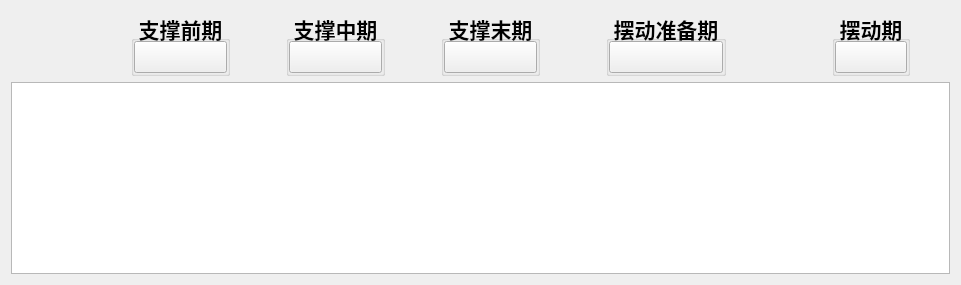
      <widget class="QWidget" name="tab_7">
       <attribute name="icon">
        <iconset>
         <selectedoff>:/icon/image/white.PNG</selectedoff>
         <selectedon>:/icon/image/red.PNG</selectedon>
        </iconset>
       </attribute>
       <attribute name="title">
        <string>Walk</string>
       </attribute>
       <layout class="QVBoxLayout" name="verticalLayout_8">
        <item>
         <layout class="QHBoxLayout" name="horizontalLayout_11">
          <item>
           <spacer name="horizontalSpacer_38">
            <property name="orientation">
             <enum>Qt::Horizontal</enum>
            </property>
            <property name="sizeType">
             <enum>QSizePolicy::Preferred</enum>
            </property>
            <property name="sizeHint" stdset="0">
             <size>
              <width>120</width>
              <height>20</height>
             </size>
            </property>
           </spacer>
          </item>
          <item>
           <widget class="QGroupBox" name="groupBox_33">
            <property name="enabled">
             <bool>true</bool>
            </property>
            <property name="font">
             <font>
              <family>Times New Roman</family>
              <pointsize>16</pointsize>
              <weight>75</weight>
              <bold>true</bold>
             </font>
            </property>
            <property name="styleSheet">
             <string notr="true"/>
            </property>
            <property name="title">
             <string>支撑前期</string>
            </property>
            <property name="alignment">
             <set>Qt::AlignCenter</set>
            </property>
            <property name="flat">
             <bool>true</bool>
            </property>
            <property name="checkable">
             <bool>false</bool>
            </property>
            <layout class="QGridLayout" name="gridLayout_33">
             <property name="sizeConstraint">
              <enum>QLayout::SetNoConstraint</enum>
             </property>
             <property name="leftMargin">
              <number>0</number>
             </property>
             <property name="topMargin">
              <number>0</number>
             </property>
             <property name="rightMargin">
              <number>0</number>
             </property>
             <property name="bottomMargin">
              <number>0</number>
             </property>
             <property name="verticalSpacing">
              <number>6</number>
             </property>
             <item row="0" column="0">
              <widget class="MyPushbutton" name="pushButton_2">
               <property name="text">
                <string/>
               </property>
              </widget>
             </item>
            </layout>
           </widget>
          </item>
          <item>
           <spacer name="horizontalSpacer_39">
            <property name="orientation">
             <enum>Qt::Horizontal</enum>
            </property>
            <property name="sizeType">
             <enum>QSizePolicy::Preferred</enum>
            </property>
            <property name="sizeHint" stdset="0">
             <size>
              <width>50</width>
              <height>20</height>
             </size>
            </property>
           </spacer>
          </item>
          <item>
           <widget class="QGroupBox" name="groupBox_34">
            <property name="enabled">
             <bool>true</bool>
            </property>
            <property name="font">
             <font>
              <family>Times New Roman</family>
              <pointsize>16</pointsize>
              <weight>75</weight>
              <bold>true</bold>
             </font>
            </property>
            <property name="styleSheet">
             <string notr="true"/>
            </property>
            <property name="title">
             <string>支撑中期</string>
            </property>
            <property name="alignment">
             <set>Qt::AlignCenter</set>
            </property>
            <property name="flat">
             <bool>true</bool>
            </property>
            <property name="checkable">
             <bool>false</bool>
            </property>
            <layout class="QGridLayout" name="gridLayout_34">
             <property name="sizeConstraint">
              <enum>QLayout::SetNoConstraint</enum>
             </property>
             <property name="leftMargin">
              <number>0</number>
             </property>
             <property name="topMargin">
              <number>0</number>
             </property>
             <property name="rightMargin">
              <number>0</number>
             </property>
             <property name="bottomMargin">
              <number>0</number>
             </property>
             <property name="verticalSpacing">
              <number>6</number>
             </property>
             <item row="0" column="0">
              <widget class="MyPushbutton" name="pushButton_3">
               <property name="text">
                <string/>
               </property>
              </widget>
             </item>
            </layout>
           </widget>
          </item>
          <item>
           <spacer name="horizontalSpacer_40">
            <property name="orientation">
             <enum>Qt::Horizontal</enum>
            </property>
            <property name="sizeType">
             <enum>QSizePolicy::Preferred</enum>
            </property>
            <property name="sizeHint" stdset="0">
             <size>
              <width>50</width>
              <height>20</height>
             </size>
            </property>
           </spacer>
          </item>
          <item>
           <widget class="QGroupBox" name="groupBox_35">
            <property name="enabled">
             <bool>true</bool>
            </property>
            <property name="font">
             <font>
              <family>Times New Roman</family>
              <pointsize>16</pointsize>
              <weight>75</weight>
              <bold>true</bold>
             </font>
            </property>
            <property name="styleSheet">
             <string notr="true"/>
            </property>
            <property name="title">
             <string>支撑末期</string>
            </property>
            <property name="alignment">
             <set>Qt::AlignCenter</set>
            </property>
            <property name="flat">
             <bool>true</bool>
            </property>
            <property name="checkable">
             <bool>false</bool>
            </property>
            <layout class="QGridLayout" name="gridLayout_35">
             <property name="sizeConstraint">
              <enum>QLayout::SetNoConstraint</enum>
             </property>
             <property name="leftMargin">
              <number>0</number>
             </property>
             <property name="topMargin">
              <number>0</number>
             </property>
             <property name="rightMargin">
              <number>0</number>
             </property>
             <property name="bottomMargin">
              <number>0</number>
             </property>
             <property name="verticalSpacing">
              <number>6</number>
             </property>
             <item row="0" column="0">
              <widget class="MyPushbutton" name="pushButton_4">
               <property name="text">
                <string/>
               </property>
              </widget>
             </item>
            </layout>
           </widget>
          </item>
          <item>
           <spacer name="horizontalSpacer_41">
            <property name="orientation">
             <enum>Qt::Horizontal</enum>
            </property>
            <property name="sizeType">
             <enum>QSizePolicy::Preferred</enum>
            </property>
            <property name="sizeHint" stdset="0">
             <size>
              <width>60</width>
              <height>20</height>
             </size>
            </property>
           </spacer>
          </item>
          <item>
           <widget class="QGroupBox" name="groupBox_36">
            <property name="enabled">
             <bool>true</bool>
            </property>
            <property name="font">
             <font>
              <family>Times New Roman</family>
              <pointsize>16</pointsize>
              <weight>75</weight>
              <bold>true</bold>
             </font>
            </property>
            <property name="styleSheet">
             <string notr="true"/>
            </property>
            <property name="title">
             <string>摆动准备期</string>
            </property>
            <property name="alignment">
             <set>Qt::AlignCenter</set>
            </property>
            <property name="flat">
             <bool>true</bool>
            </property>
            <property name="checkable">
             <bool>false</bool>
            </property>
            <layout class="QGridLayout" name="gridLayout_36">
             <property name="sizeConstraint">
              <enum>QLayout::SetNoConstraint</enum>
             </property>
             <property name="leftMargin">
              <number>0</number>
             </property>
             <property name="topMargin">
              <number>0</number>
             </property>
             <property name="rightMargin">
              <number>0</number>
             </property>
             <property name="bottomMargin">
              <number>0</number>
             </property>
             <property name="verticalSpacing">
              <number>6</number>
             </property>
             <item row="0" column="0">
              <widget class="MyPushbutton" name="pushButton_5">
               <property name="text">
                <string/>
               </property>
              </widget>
             </item>
            </layout>
           </widget>
          </item>
          <item>
           <spacer name="horizontalSpacer_42">
            <property name="orientation">
             <enum>Qt::Horizontal</enum>
            </property>
            <property name="sizeType">
             <enum>QSizePolicy::Preferred</enum>
            </property>
            <property name="sizeHint" stdset="0">
             <size>
              <width>100</width>
              <height>20</height>
             </size>
            </property>
           </spacer>
          </item>
          <item>
           <widget class="QGroupBox" name="groupBox_37">
            <property name="enabled">
             <bool>true</bool>
            </property>
            <property name="font">
             <font>
              <family>Times New Roman</family>
              <pointsize>16</pointsize>
              <weight>75</weight>
              <bold>true</bold>
             </font>
            </property>
            <property name="styleSheet">
             <string notr="true"/>
            </property>
            <property name="title">
             <string>摆动期</string>
            </property>
            <property name="alignment">
             <set>Qt::AlignCenter</set>
            </property>
            <property name="flat">
             <bool>true</bool>
            </property>
            <property name="checkable">
             <bool>false</bool>
            </property>
            <layout class="QGridLayout" name="gridLayout_37">
             <property name="sizeConstraint">
              <enum>QLayout::SetNoConstraint</enum>
             </property>
             <property name="leftMargin">
              <number>0</number>
             </property>
             <property name="topMargin">
              <number>0</number>
             </property>
             <property name="rightMargin">
              <number>0</number>
             </property>
             <property name="bottomMargin">
              <number>0</number>
             </property>
             <property name="verticalSpacing">
              <number>6</number>
             </property>
             <item row="0" column="0">
              <widget class="MyPushbutton" name="pushButton_6">
               <property name="text">
                <string/>
               </property>
              </widget>
             </item>
            </layout>
           </widget>
          </item>
          <item>
           <spacer name="horizontalSpacer_43">
            <property name="orientation">
             <enum>Qt::Horizontal</enum>
            </property>
            <property name="sizeType">
             <enum>QSizePolicy::Expanding</enum>
            </property>
            <property name="sizeHint" stdset="0">
             <size>
              <width>40</width>
              <height>20</height>
             </size>
            </property>
           </spacer>
          </item>
         </layout>
        </item>
        <item>
         <widget class="QGraphicsView" name="graphicswalk_2"/>
        </item>
       </layout>
      </widget>
